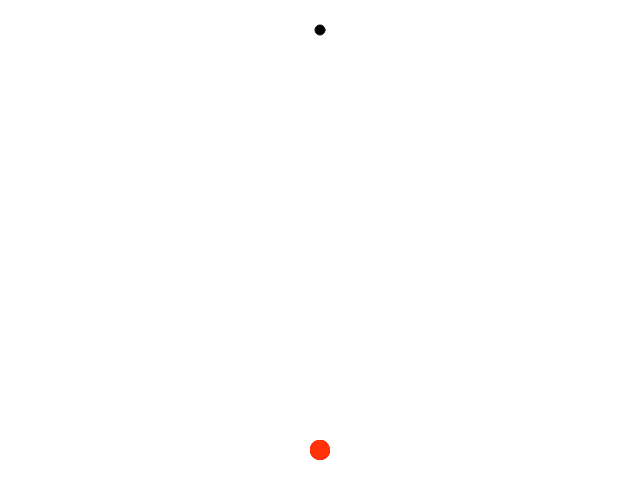
Frame 1 (no input)
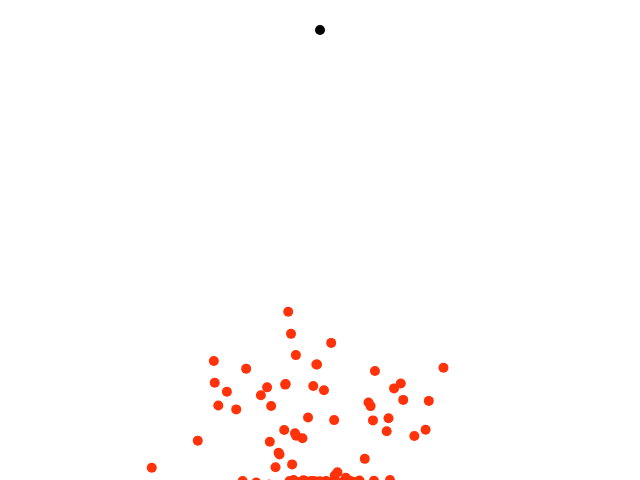
Frame 60 (no input)
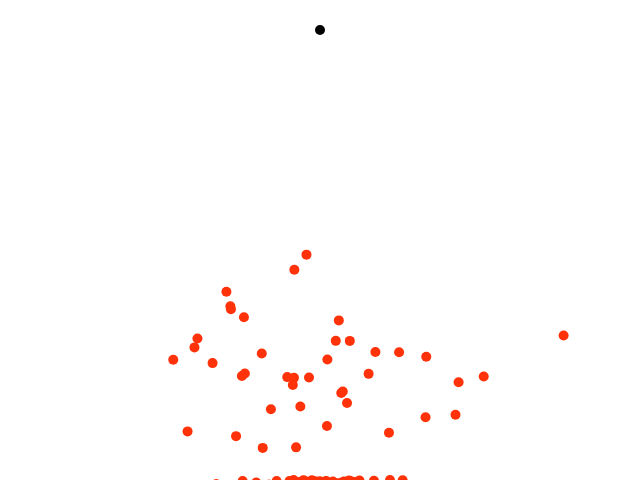
Frame 120 (the mouse pressed at the canvas centre since frame 60)

The p5.js sketch that drew these frames (run headless with seeded random() and noise() and a simulated clock; from frame 60 on, the mouse is pressed at the canvas centre):

// p5.js sketch
// ── sketch.js
let vehicles;
let targetLoc;
let count = 0;
let maxCount = 400;
let maxForce = 5;

function setup() {
    createCanvas(640, 480);
    targetLoc = createVector(width/2, 30);
    population = new Population();
}


function draw() {
    background(255);   
    fill(0);
    ellipse(targetLoc.x, targetLoc.y, 10,10);
    
    // Update + Draw Vehicles
    population.run();
    count++;

    // End of lifespan
    if (count == maxCount){
        population.evaluate();
        population.evolve();
        count = 0;       
    }  
    console.log(population)
}

// ── DNA.js
function DNA(genes) {
    // Recieves genes and create a dna object
    if (genes) {
      this.genes = genes;
    }
    // If no genes just create random dna
    else {
      this.genes = [];
      for (var i = 0; i < maxCount; i++) {
        // Gives random vectors
        this.genes[i] = p5.Vector.random2D();
        // Sets maximum force of vector to be applied to a rocket
        this.genes[i].setMag(maxForce);
      }
    }
    // Performs a crossover with another member of the species
    this.mating = function(partner) {
      var newGenes = [];
      // Picks random midpoint
      var mid = floor(random(this.genes.length));
      for (var i = 0; i < this.genes.length; i++) {
        // If i is greater than mid the new gene should come from this partner
        if (i > mid) {
          newGenes[i] = this.genes[i];
        }
        // If i < mid new gene should come from other partners gene's
        else {
          newGenes[i] = partner.genes[i];
        }
      }
      // Gives DNA object an array
      return new DNA(newGenes);
    }
  
    // Adds random mutation to the genes to add variance.
    this.mutation = function() {
      for (var i = 0; i < this.genes.length; i++) {
        // if random number less than 0.01, new gene is then random vector
        if (random(1) < 0.1) {
          this.genes[i] = p5.Vector.random2D();
          this.genes[i].setMag(maxForce);
        }
      }
    }
  
  }
// ── population.js
function Population(){
    // Assign and populate arrays
    this.vehicles = [];
    this.parents = [];
    this.noVehicles = 100;
    for (var i = 0; i < this.noVehicles; i++) {
        this.vehicles[i] = new Vehicle();
    }

    // Function run each frame
    this.run = function(){
        for (var i = 0; i < this.noVehicles; i++){
            this.vehicles[i].update();
            this.vehicles[i].render();
        }
    }

    // Evaluate scores
    this.evaluate = function(){
        // Iterate and calculate each vehicle's score, and maximum score
        var maxScore = 0;
        for (i = 0; i < this.noVehicles; i++){
            this.vehicles[i].getScore();
            if (this.vehicles[i].score > maxScore){
                maxScore = this.vehicles[i].score;
            }
        }
        // Normalize
        for (var i = 0; i < this.noVehicles; i++){
            this.vehicles[i].score /= maxScore;
        }
        this.parents = [];
        // Generate matrix with strong vehicles more often
        for (var i = 0; i < this.noVehicles; i++){
            var m = this.vehicles[i].score * 100;
            for (var j = 0; j < m; j++){
                this.parents.push(this.vehicles[i]);
            }
        }
    }

    // Evolution function
    this.evolve = function(){
        var newVehicles = [];
        for (var i = 0; i < this.vehicles.length; i++){
            // Mix parent A and B's DNA
            var parentA = random(this.parents).dna;
            var parentB = random(this.parents).dna;
            var child = parentA.mating(parentB);
            child.mutation();
            newVehicles[i] = new Vehicle(child);
        }
        this.vehicles = newVehicles;
    }
}
// ── vehicle.js
function Vehicle(dna){
    // Initial Conditions
    this.pos = createVector(width/2, height - 30);
    this.vel = createVector();
    this.acc = createVector();

    // Initial States
    this.completed = false;
    this.crashed = false;
    this.fitness = 0;

    // Give vehicle its DNA
    if (dna){
        this.dna = dna;
    } else {
        this.dna = new DNA();
    }

    this.render = function(){
        noStroke();
        fill(255,50,10);
        ellipse(this.pos.x,this.pos.y, 10, 10);
    }

    this.applyForce = function(force) {
        this.acc.add(force);
      }

    this.update = function() {
        // Checks distance from rocket to target
        var d = dist(this.pos.x, this.pos.y, targetLoc.x, targetLoc.y);
        // If distance less than 10 pixels, then it has reached target
        if (d < 10) {
            this.completed = true;
            this.pos = targetLoc.copy();
        }
        // Rocket has hit left or right of window
        if (this.pos.x > width || this.pos.x < 0) {
            this.crashed = true;
        }
        // Rocket has hit top or bottom of window
        if (this.pos.y > height || this.pos.y < 0) {
            this.crashed = true;
        }

        //applies the random vectors defined in dna to consecutive frames of rocket
        this.applyForce(this.dna.genes[count]);

        // if rocket has not got to goal and not crashed then update physics engine
        if (!this.completed && !this.crashed) {
            this.vel.add(this.acc);
            this.pos.add(this.vel);
            this.acc.mult(0);
            this.vel.limit(4);
        }
    }

    this.getScore = function(){
        // Takes distance to target
        var d = dist(this.pos.x, this.pos.y, targetLoc.x, targetLoc.y);
        // Maps range of fitness
        this.score = map(d, 0, width, width, 0);
        // If rocket gets to target increase fitness of rocket
        if (this.completed) {
            this.score *= 10;
        }
        // If rocket does not get to target decrease fitness
        if (this.crashed) {
            this.score /= 10;
        }
    }
    
}
